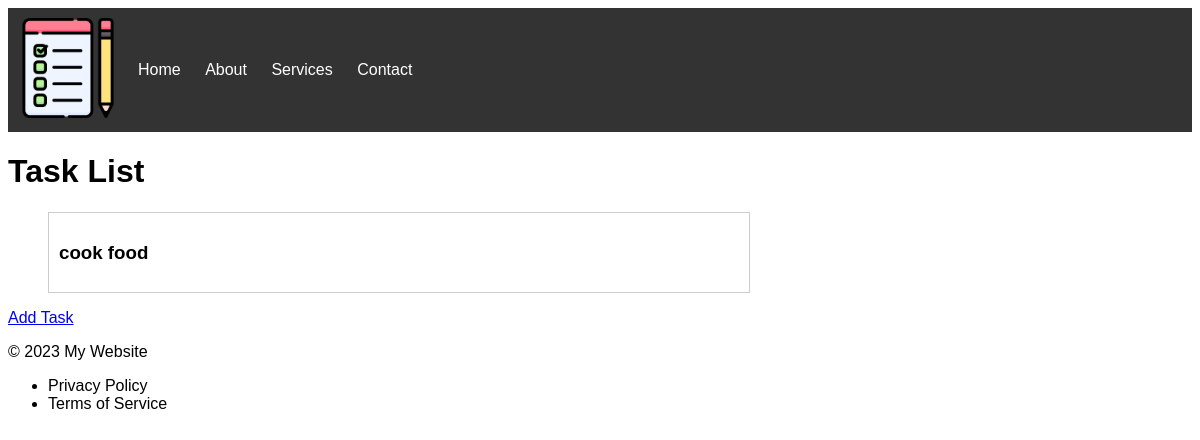
/, run on an earlier commit of the app's database.
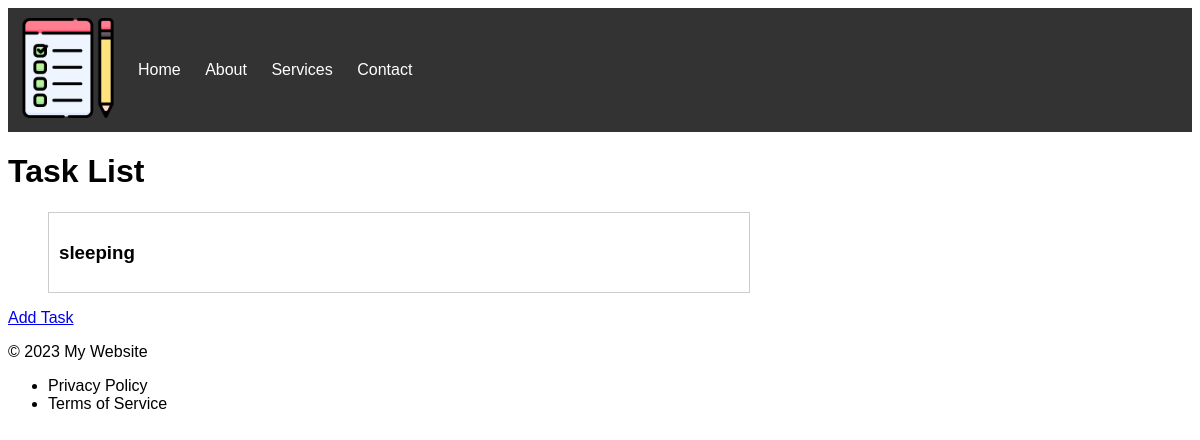
And on a later commit of the database.
### taskmanager/models.py (models this page shows, shortened)
class Task(models.Model):
    title = models.CharField(max_length=200)
    description = models.TextField(blank=True)
    created_at = models.DateTimeField(auto_now_add=True)

### taskmanager/views.py (the view)
# urls.py: path('', views.task_list, name='task_list'),
def task_list(request):
    tasks = Task.objects.all()
    return render(request, 'task_list.html', {'tasks': tasks})

### taskmanager/templates/task_list.html (shortened to what this page needs)
{% extends 'base.html' %}
{% block content %}
    <h1>Task List</h1>
    <div id="main">
        {% if tasks %}
        <ul>
            {% for task in tasks %}
            <div class="task-item">
                <div class="task-content">
                    <h3>{{ task.title }}</h3>
                </div>
            </div>
            {% endfor %}
        </ul>
        {% else %}
        <p>No tasks added</p>
        {% endif %}
        <a href="{% url 'add_task' %}">Add Task</a>
    </div>
{% endblock %}

What changed in the data, as far as the page shows it:
removed Task: title "cook food"
added Task: title "sleeping"
